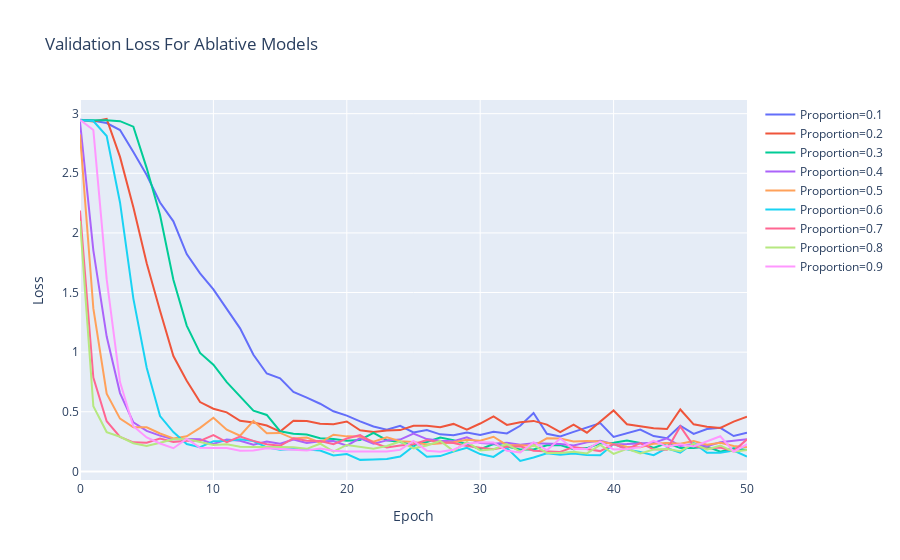

Notebook cell for this chart:
### Code cell
fig = go.Figure(
    layout=go.Layout(
        title='Validation Loss For Ablative Models',
        xaxis=dict(title='Epoch'),
        yaxis=dict(title='Loss')
    )
)

for col in loss:
    fig.add_trace(
        go.Scatter(x=loss.index, y=loss[col], name=col)
    )

fig.show()
